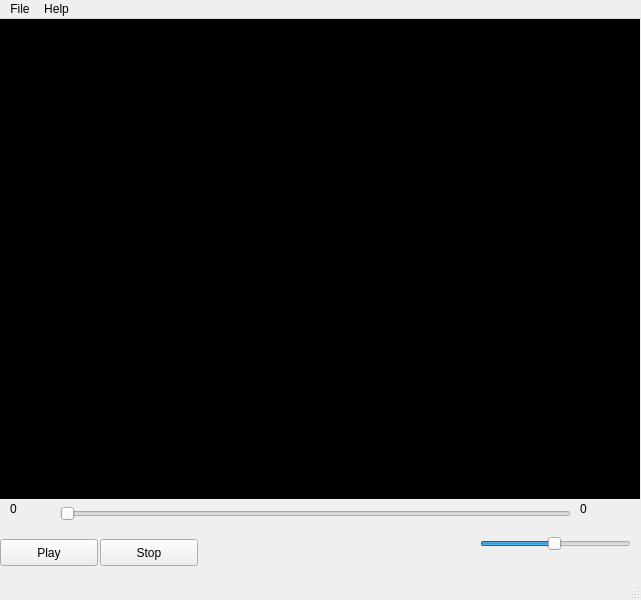
<?xml version="1.0" encoding="UTF-8"?>
<ui version="4.0">
 <class>MainWindow</class>
 <widget class="QMainWindow" name="MainWindow">
  <property name="geometry">
   <rect>
    <x>0</x>
    <y>0</y>
    <width>641</width>
    <height>600</height>
   </rect>
  </property>
  <property name="minimumSize">
   <size>
    <width>640</width>
    <height>600</height>
   </size>
  </property>
  <property name="windowTitle">
   <string>MainWindow</string>
  </property>
  <property name="statusTip">
   <string/>
  </property>
  <widget class="QWidget" name="centralwidget">
   <widget class="QFrame" name="videoframe">
    <property name="geometry">
     <rect>
      <x>0</x>
      <y>0</y>
      <width>640</width>
      <height>480</height>
     </rect>
    </property>
    <property name="palette">
     <palette>
      <active>
       <colorrole role="Base">
        <brush brushstyle="SolidPattern">
         <color alpha="255">
          <red>255</red>
          <green>255</green>
          <blue>255</blue>
         </color>
        </brush>
       </colorrole>
       <colorrole role="Window">
        <brush brushstyle="SolidPattern">
         <color alpha="255">
          <red>0</red>
          <green>0</green>
          <blue>0</blue>
         </color>
        </brush>
       </colorrole>
      </active>
      <inactive>
       <colorrole role="Base">
        <brush brushstyle="SolidPattern">
         <color alpha="255">
          <red>255</red>
          <green>255</green>
          <blue>255</blue>
         </color>
        </brush>
       </colorrole>
       <colorrole role="Window">
        <brush brushstyle="SolidPattern">
         <color alpha="255">
          <red>0</red>
          <green>0</green>
          <blue>0</blue>
         </color>
        </brush>
       </colorrole>
      </inactive>
      <disabled>
       <colorrole role="Base">
        <brush brushstyle="SolidPattern">
         <color alpha="255">
          <red>0</red>
          <green>0</green>
          <blue>0</blue>
         </color>
        </brush>
       </colorrole>
       <colorrole role="Window">
        <brush brushstyle="SolidPattern">
         <color alpha="255">
          <red>0</red>
          <green>0</green>
          <blue>0</blue>
         </color>
        </brush>
       </colorrole>
      </disabled>
     </palette>
    </property>
    <property name="autoFillBackground">
     <bool>true</bool>
    </property>
    <property name="frameShape">
     <enum>QFrame::StyledPanel</enum>
    </property>
    <property name="frameShadow">
     <enum>QFrame::Raised</enum>
    </property>
   </widget>
   <widget class="QSlider" name="timeslider">
    <property name="geometry">
     <rect>
      <x>60</x>
      <y>480</y>
      <width>511</width>
      <height>29</height>
     </rect>
    </property>
    <property name="toolTip">
     <string>Position</string>
    </property>
    <property name="minimum">
     <number>1</number>
    </property>
    <property name="maximum">
     <number>1000</number>
    </property>
    <property name="orientation">
     <enum>Qt::Horizontal</enum>
    </property>
   </widget>
   <widget class="QPushButton" name="playbutton">
    <property name="geometry">
     <rect>
      <x>0</x>
      <y>520</y>
      <width>98</width>
      <height>27</height>
     </rect>
    </property>
    <property name="text">
     <string>Play</string>
    </property>
   </widget>
   <widget class="QPushButton" name="stopbutton">
    <property name="geometry">
     <rect>
      <x>100</x>
      <y>520</y>
      <width>98</width>
      <height>27</height>
     </rect>
    </property>
    <property name="text">
     <string>Stop</string>
    </property>
   </widget>
   <widget class="QSlider" name="volumeslider">
    <property name="geometry">
     <rect>
      <x>480</x>
      <y>510</y>
      <width>151</width>
      <height>29</height>
     </rect>
    </property>
    <property name="toolTip">
     <string>Volume</string>
    </property>
    <property name="autoFillBackground">
     <bool>false</bool>
    </property>
    <property name="minimum">
     <number>1</number>
    </property>
    <property name="maximum">
     <number>100</number>
    </property>
    <property name="value">
     <number>50</number>
    </property>
    <property name="orientation">
     <enum>Qt::Horizontal</enum>
    </property>
    <property name="invertedAppearance">
     <bool>false</bool>
    </property>
    <property name="invertedControls">
     <bool>false</bool>
    </property>
    <property name="tickPosition">
     <enum>QSlider::NoTicks</enum>
    </property>
    <property name="tickInterval">
     <number>10</number>
    </property>
   </widget>
   <widget class="QLabel" name="watchedtime">
    <property name="geometry">
     <rect>
      <x>10</x>
      <y>480</y>
      <width>51</width>
      <height>20</height>
     </rect>
    </property>
    <property name="text">
     <string>0</string>
    </property>
   </widget>
   <widget class="QLabel" name="fulltime">
    <property name="geometry">
     <rect>
      <x>580</x>
      <y>480</y>
      <width>51</width>
      <height>20</height>
     </rect>
    </property>
    <property name="text">
     <string>0</string>
    </property>
   </widget>
  </widget>
  <widget class="QMenuBar" name="menubar">
   <property name="geometry">
    <rect>
     <x>0</x>
     <y>0</y>
     <width>641</width>
     <height>25</height>
    </rect>
   </property>
   <widget class="QMenu" name="menuFile">
    <property name="title">
     <string>File</string>
    </property>
    <addaction name="menuOpen"/>
    <addaction name="menuExit"/>
   </widget>
   <widget class="QMenu" name="menuHelp">
    <property name="title">
     <string>Help</string>
    </property>
    <addaction name="actionHelp_F1"/>
   </widget>
   <addaction name="menuFile"/>
   <addaction name="menuHelp"/>
  </widget>
  <widget class="QStatusBar" name="statusbar"/>
  <action name="menuOpen">
   <property name="text">
    <string>Open</string>
   </property>
  </action>
  <action name="menuExit">
   <property name="text">
    <string>Exit</string>
   </property>
  </action>
  <action name="actionHelp_F1">
   <property name="text">
    <string>About</string>
   </property>
  </action>
 </widget>
 <tabstops>
  <tabstop>playbutton</tabstop>
  <tabstop>timeslider</tabstop>
  <tabstop>volumeslider</tabstop>
  <tabstop>stopbutton</tabstop>
 </tabstops>
 <resources/>
 <connections/>
</ui>
